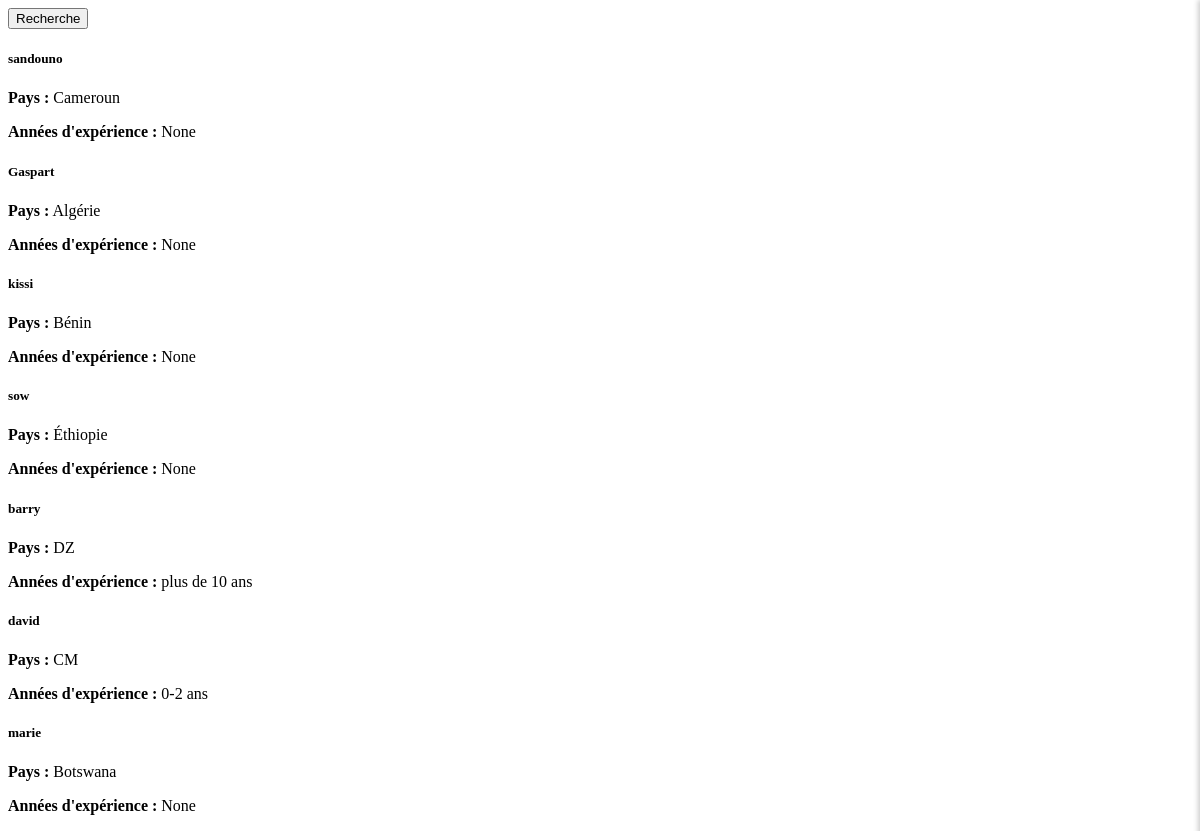
Page /gestion_content/texte on the earlier database version.
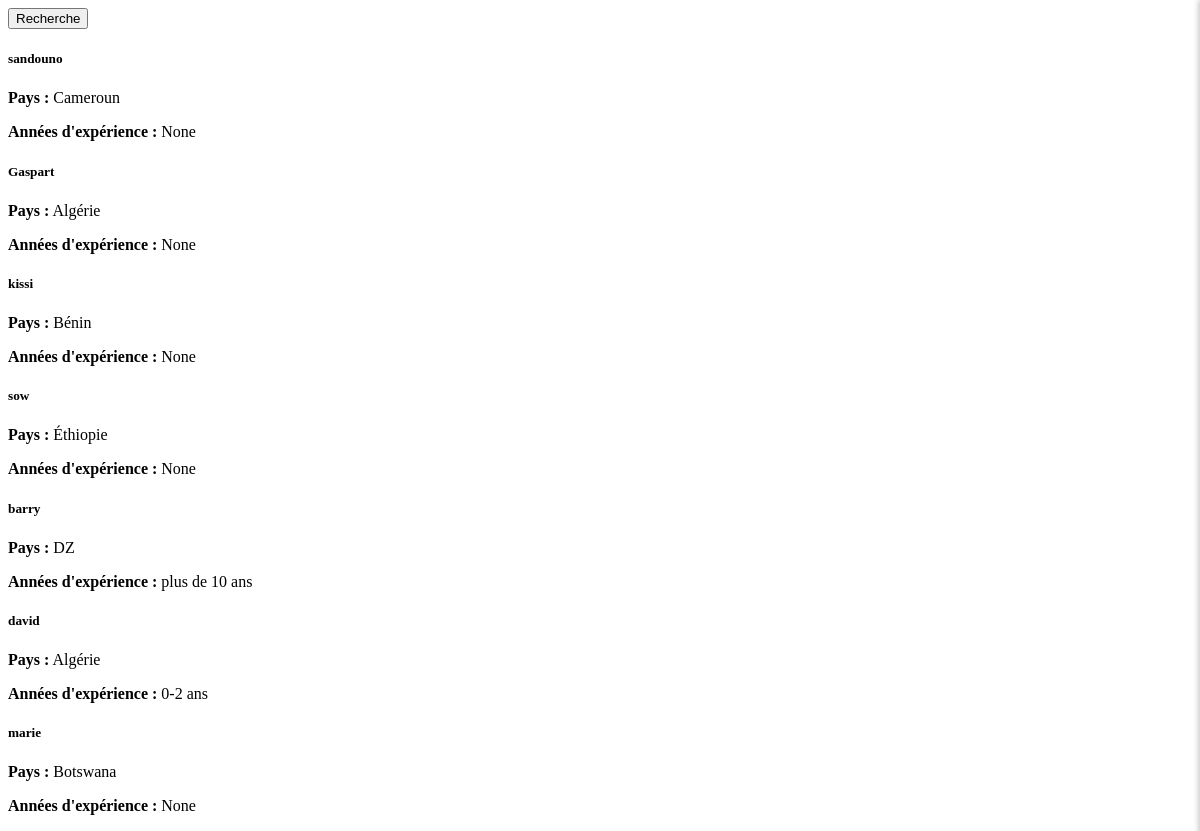
Same page on the later database version.
### gestion_utilisateur/models.py (models this page shows, shortened)
class Utilisateur(AbstractUser):
    Role_choice = [
        ('auteur','auteur'),
        ('lecteur','lecteur')
    ]
    Annee_Experience = [
        ('0-2 ans','0-2 ans'),
        ('3-5 ans','3-5 ans'),
        ('5-10 ans','5-10 ans'),
        ('plus de 10 ans','plus de 10 ans')
    ]
    PAYS_AFRICAINS = [
    ("Algérie", "Algérie"), ("Angola", "Angola"), ("Bénin", "Bénin"), ("Botswana", "Botswana"),
    ("Burkina Faso", "Burkina Faso"), ("Burundi", "Burundi"), ("Cameroun", "Cameroun"),
    ("Cap-Vert", "Cap-Vert"), ("République Centrafricaine", "République Centrafricaine"),
    ("Tchad", "Tchad"), ("Comores", "Comores"), ("Congo-Brazzaville", "Congo-Brazzaville"),
    ("Congo-Kinshasa", "Congo-Kinshasa"), ("Djibouti", "Djibouti"), ("Égypte", "Égypte"),
    ("Guinée Équatoriale", "Guinée Équatoriale"), ("Érythrée", "Érythrée"), ("Eswatini", "Eswatini"),
    ("Éthiopie", "Éthiopie"), ("Gabon", "Gabon"), ("Gambie", "Gambie"), ("Ghana", "Ghana"),
    ("Guinée", "Guinée"), ("Guinée-Bissau", "Guinée-Bissau"), ("Côte d'Ivoire", "Côte d'Ivoire"),
    ("Kenya", "Kenya"), ("Lesotho", "Lesotho"), ("Libéria", "Libéria"), ("Libye", "Libye"),
    ("Madagascar", "Madagascar"), ("Malawi", "Malawi"), ("Mali", "Mali"), ("Mauritanie", "Mauritanie"),
    ("Maurice", "Maurice"), ("Maroc", "Maroc"), ("Mozambique", "Mozambique"), ("Namibie", "Namibie"),
    ("Niger", "Niger"), ("Nigéria", "Nigéria"), ("Rwanda", "Rwanda"), ("Sao Tomé-et-Principe", "Sao Tomé-et-Principe"),
    ("Sénégal", "Sénégal"), ("Seychelles", "Seychelles"), ("Sierra Leone", "Sierra Leone"),
    ("Somalie", "Somalie"), ("Afrique du Sud", "Afrique du Sud"), ("Soudan du Sud", "Soudan du Sud"),
    ("Soudan", "Soudan"), ("Tanzanie", "Tanzanie"), ("Togo", "Togo"), ("Tunisie", "Tunisie"),
    ("Ouganda", "Ouganda"), ("Zambie", "Zambie"), ("Zimbabwe", "Zimbabwe")
]
    role = models.CharField(max_length=120, choices=Role_choice,default='lecteur')
    annee_experience = models.CharField(max_length=120, choices=Annee_Experience,blank=True, null=True)
    bio = models.TextField()
    email = models.EmailField(unique=True)
    profil_picture = models.ImageField(upload_to='media/',blank=True,null=True)
    genres = models.ManyToManyField("gestion_content.Genre", related_name="auteurs", blank=True, null=True)
    token = models.CharField(max_length=120)
    pays = models.CharField(max_length=100, choices=PAYS_AFRICAINS, default="Cameroun",null=True)
    valid_auteur = models.BooleanField(default=False)
    USERNAME_FIELD = 'email'  #  l'email pour l'authentification
    REQUIRED_FIELDS = ['username']

### gestion_content/views.py (the view)
def text_affichage(request):
    auteurs = Utilisateur.objects.all().filter(role="auteur")
    genres = request.GET.getlist('genre')  # Liste des genres sélectionnés
    pays = request.GET.getlist('pays')  # Liste des pays sélectionnés
    if genres:
        auteurs = auteurs.filter(genre__id__in=genres)  # Filtrer par genres
    if pays:
        auteurs = auteurs.filter(pays__in=pays)  # Filtrer par pays
    if request.headers.get('X-Requested-With') == 'XMLHttpRequest':
        return render(request, 'gestion_content/text.html', {'auteurs': auteurs})
    return render(request, 'gestion_content/text.html', {'auteurs': auteurs,"genres":genres})

### gestion_content/templates/gestion_content/text.html (shortened to what this page needs)
<!DOCTYPE html>
<html lang="en">
<head>
</head>
<body>
    <button class="btn btn-primary" onclick="openFilters()">Recherche</button>
    <div id="auteur-list">
        {% for auteur in auteurs %}
            <div class="card mt-3">
                <div class="card-body">
                    <h5>{{ auteur.username }}</h5>
                    <p><strong>Pays :</strong> {{ auteur.get_pays_display }}</p>
                    <p><strong>Années d'expérience :</strong> {{ auteur.annee_experience }}</p>
                </div>
            </div>
        {% endfor %}
    </div>
</body>
</html>

Differences in the rows shown:
changed Utilisateur "0-2 ans": pays "CM" → "Algérie"
